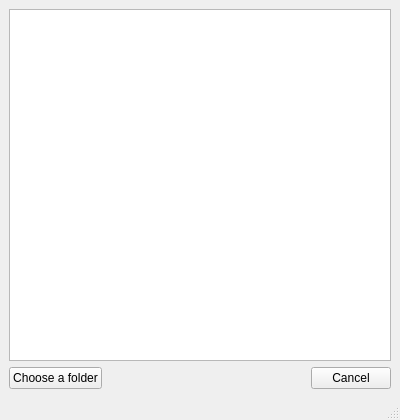
<?xml version="1.0" encoding="UTF-8"?>
<ui version="4.0">
 <class>MainWindow</class>
 <widget class="QMainWindow" name="MainWindow">
  <property name="geometry">
   <rect>
    <x>0</x>
    <y>0</y>
    <width>400</width>
    <height>420</height>
   </rect>
  </property>
  <property name="minimumSize">
   <size>
    <width>220</width>
    <height>240</height>
   </size>
  </property>
  <property name="maximumSize">
   <size>
    <width>400</width>
    <height>620</height>
   </size>
  </property>
  <property name="windowTitle">
   <string>My Window</string>
  </property>
  <property name="tabShape">
   <enum>QTabWidget::Rounded</enum>
  </property>
  <widget class="QWidget" name="centralwidget">
   <layout class="QVBoxLayout" name="verticalLayout">
    <item>
     <widget class="QListWidget" name="listWidget"/>
    </item>
    <item>
     <layout class="QHBoxLayout" name="horizontalLayout">
      <item>
       <widget class="QPushButton" name="pushButton_2">
        <property name="text">
         <string>Choose a folder</string>
        </property>
       </widget>
      </item>
      <item>
       <spacer name="horizontalSpacer">
        <property name="orientation">
         <enum>Qt::Horizontal</enum>
        </property>
        <property name="sizeHint" stdset="0">
         <size>
          <width>40</width>
          <height>20</height>
         </size>
        </property>
       </spacer>
      </item>
      <item>
       <widget class="QPushButton" name="pushButton">
        <property name="text">
         <string>Cancel</string>
        </property>
       </widget>
      </item>
     </layout>
    </item>
   </layout>
  </widget>
  <widget class="QStatusBar" name="statusbar"/>
 </widget>
 <resources/>
 <connections/>
</ui>
